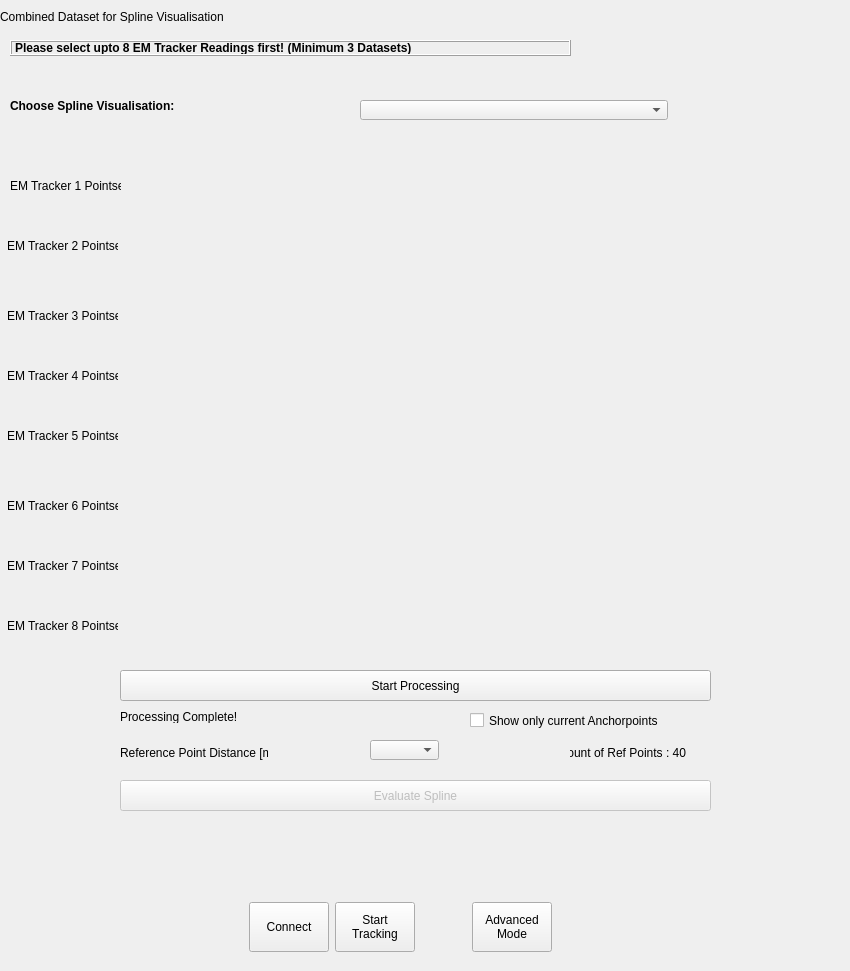
       <widget class="QWidget" name="Logging">
        <attribute name="title">
         <string>Combined Recordings Evaluation</string>
        </attribute>
        <widget class="QWidget" name="m_simpleWidget" native="true">
         <property name="geometry">
          <rect>
           <x>249</x>
           <y>892</y>
           <width>303</width>
           <height>70</height>
          </rect>
         </property>
         <layout class="QGridLayout" name="gridLayout_4">
          <item row="0" column="0">
           <layout class="QHBoxLayout" name="horizontalLayout_25">
            <item>
             <widget class="QPushButton" name="m_SpConnectSimpleMode">
              <property name="minimumSize">
               <size>
                <width>70</width>
                <height>50</height>
               </size>
              </property>
              <property name="text">
               <string>Connect</string>
              </property>
             </widget>
            </item>
            <item>
             <widget class="QPushButton" name="m_SpStartTrackingSimpleMode">
              <property name="minimumSize">
               <size>
                <width>70</width>
                <height>50</height>
               </size>
              </property>
              <property name="text">
               <string>Start
Tracking</string>
              </property>
             </widget>
            </item>
            <item>
             <spacer name="horizontalSpacer_21">
              <property name="orientation">
               <enum>Qt::Horizontal</enum>
              </property>
              <property name="sizeHint" stdset="0">
               <size>
                <width>40</width>
                <height>20</height>
               </size>
              </property>
             </spacer>
            </item>
            <item>
             <widget class="QPushButton" name="m_SpadvancedUI">
              <property name="minimumSize">
               <size>
                <width>70</width>
                <height>50</height>
               </size>
              </property>
              <property name="text">
               <string>Advanced
Mode</string>
              </property>
             </widget>
            </item>
           </layout>
          </item>
         </layout>
        </widget>
        <widget class="QLabel" name="label">
         <property name="geometry">
          <rect>
           <x>0</x>
           <y>10</y>
           <width>721</width>
           <height>13</height>
          </rect>
         </property>
         <property name="text">
          <string>Combined Dataset for Spline Visualisation  </string>
         </property>
        </widget>
        <widget class="QmitkSingleNodeSelectionWidget" name="EmtrackerPointSetWidget_1" native="true">
         <property name="geometry">
          <rect>
           <x>123</x>
           <y>160</y>
           <width>591</width>
           <height>51</height>
          </rect>
         </property>
         <property name="sizePolicy">
          <sizepolicy hsizetype="Preferred" vsizetype="Minimum">
           <horstretch>0</horstretch>
           <verstretch>0</verstretch>
          </sizepolicy>
         </property>
         <property name="minimumSize">
          <size>
           <width>0</width>
           <height>40</height>
          </size>
         </property>
        </widget>
        <widget class="QLabel" name="EMTrackerPointSetLabel_1">
         <property name="geometry">
          <rect>
           <x>10</x>
           <y>160</y>
           <width>111</width>
           <height>51</height>
          </rect>
         </property>
         <property name="text">
          <string>EM Tracker 1 Pointset</string>
         </property>
        </widget>
        <widget class="QmitkSingleNodeSelectionWidget" name="EmtrackerPointSetWidget_2" native="true">
         <property name="geometry">
          <rect>
           <x>120</x>
           <y>220</y>
           <width>591</width>
           <height>51</height>
          </rect>
         </property>
         <property name="sizePolicy">
          <sizepolicy hsizetype="Preferred" vsizetype="Minimum">
           <horstretch>0</horstretch>
           <verstretch>0</verstretch>
          </sizepolicy>
         </property>
         <property name="minimumSize">
          <size>
           <width>0</width>
           <height>40</height>
          </size>
         </property>
        </widget>
        <widget class="QLabel" name="EMTrackerPointSetLabel_2">
         <property name="geometry">
          <rect>
           <x>7</x>
           <y>220</y>
           <width>111</width>
           <height>51</height>
          </rect>
         </property>
         <property name="text">
          <string>EM Tracker 2 Pointset</string>
         </property>
        </widget>
        <widget class="QLabel" name="EMTrackerPointSetLabel_3">
         <property name="geometry">
          <rect>
           <x>7</x>
           <y>290</y>
           <width>111</width>
           <height>51</height>
          </rect>
         </property>
         <property name="text">
          <string>EM Tracker 3 Pointset</string>
         </property>
        </widget>
        <widget class="QmitkSingleNodeSelectionWidget" name="EmtrackerPointSetWidget_3" native="true">
         <property name="geometry">
          <rect>
           <x>120</x>
           <y>290</y>
           <width>591</width>
           <height>51</height>
          </rect>
         </property>
         <property name="sizePolicy">
          <sizepolicy hsizetype="Preferred" vsizetype="Minimum">
           <horstretch>0</horstretch>
           <verstretch>0</verstretch>
          </sizepolicy>
         </property>
         <property name="minimumSize">
          <size>
           <width>0</width>
           <height>40</height>
          </size>
         </property>
        </widget>
        <widget class="QmitkSingleNodeSelectionWidget" name="EmtrackerPointSetWidget_4" native="true">
         <property name="geometry">
          <rect>
           <x>120</x>
           <y>350</y>
           <width>591</width>
           <height>51</height>
          </rect>
         </property>
         <property name="sizePolicy">
          <sizepolicy hsizetype="Preferred" vsizetype="Minimum">
           <horstretch>0</horstretch>
           <verstretch>0</verstretch>
          </sizepolicy>
         </property>
         <property name="minimumSize">
          <size>
           <width>0</width>
           <height>40</height>
          </size>
         </property>
        </widget>
        <widget class="QLabel" name="EMTrackerPointSetLabel_4">
         <property name="geometry">
          <rect>
           <x>7</x>
           <y>350</y>
           <width>111</width>
           <height>51</height>
          </rect>
         </property>
         <property name="text">
          <string>EM Tracker 4 Pointset</string>
         </property>
        </widget>
        <widget class="QLabel" name="EMTrackerPointSetLabel_5">
         <property name="geometry">
          <rect>
           <x>7</x>
           <y>410</y>
           <width>111</width>
           <height>51</height>
          </rect>
         </property>
         <property name="text">
          <string>EM Tracker 5 Pointset</string>
         </property>
        </widget>
        <widget class="QmitkSingleNodeSelectionWidget" name="EmtrackerPointSetWidget_5" native="true">
         <property name="geometry">
          <rect>
           <x>120</x>
           <y>410</y>
           <width>591</width>
           <height>51</height>
          </rect>
         </property>
         <property name="sizePolicy">
          <sizepolicy hsizetype="Preferred" vsizetype="Minimum">
           <horstretch>0</horstretch>
           <verstretch>0</verstretch>
          </sizepolicy>
         </property>
         <property name="minimumSize">
          <size>
           <width>0</width>
           <height>40</height>
          </size>
         </property>
        </widget>
        <widget class="QLabel" name="EMTrackerPointSetLabel_6">
         <property name="geometry">
          <rect>
           <x>7</x>
           <y>480</y>
           <width>111</width>
           <height>51</height>
          </rect>
         </property>
         <property name="text">
          <string>EM Tracker 6 Pointset</string>
         </property>
        </widget>
        <widget class="QmitkSingleNodeSelectionWidget" name="EmtrackerPointSetWidget_6" native="true">
         <property name="geometry">
          <rect>
           <x>120</x>
           <y>480</y>
           <width>591</width>
           <height>51</height>
          </rect>
         </property>
         <property name="sizePolicy">
          <sizepolicy hsizetype="Preferred" vsizetype="Minimum">
           <horstretch>0</horstretch>
           <verstretch>0</verstretch>
          </sizepolicy>
         </property>
         <property name="minimumSize">
          <size>
           <width>0</width>
           <height>40</height>
          </size>
         </property>
        </widget>
        <widget class="QLabel" name="EMTrackerPointSetLabel_7">
         <property name="geometry">
          <rect>
           <x>7</x>
           <y>540</y>
           <width>111</width>
           <height>51</height>
          </rect>
         </property>
         <property name="text">
          <string>EM Tracker 7 Pointset</string>
         </property>
        </widget>
        <widget class="QmitkSingleNodeSelectionWidget" name="EmtrackerPointSetWidget_7" native="true">
         <property name="geometry">
          <rect>
           <x>120</x>
           <y>540</y>
           <width>591</width>
           <height>51</height>
          </rect>
         </property>
         <property name="sizePolicy">
          <sizepolicy hsizetype="Preferred" vsizetype="Minimum">
           <horstretch>0</horstretch>
           <verstretch>0</verstretch>
          </sizepolicy>
         </property>
         <property name="minimumSize">
          <size>
           <width>0</width>
           <height>40</height>
          </size>
         </property>
        </widget>
        <widget class="QLabel" name="EMTrackerPointSetLabel_8">
         <property name="geometry">
          <rect>
           <x>7</x>
           <y>600</y>
           <width>111</width>
           <height>51</height>
          </rect>
         </property>
         <property name="text">
          <string>EM Tracker 8 Pointset</string>
         </property>
        </widget>
        <widget class="QmitkSingleNodeSelectionWidget" name="EmtrackerPointSetWidget_8" native="true">
         <property name="geometry">
          <rect>
           <x>120</x>
           <y>600</y>
           <width>591</width>
           <height>51</height>
          </rect>
         </property>
         <property name="sizePolicy">
          <sizepolicy hsizetype="Preferred" vsizetype="Minimum">
           <horstretch>0</horstretch>
           <verstretch>0</verstretch>
          </sizepolicy>
         </property>
         <property name="minimumSize">
          <size>
           <width>0</width>
           <height>40</height>
          </size>
         </property>
        </widget>
        <widget class="QPushButton" name="startProcessing">
         <property name="geometry">
          <rect>
           <x>120</x>
           <y>670</y>
           <width>591</width>
           <height>31</height>
          </rect>
         </property>
         <property name="text">
          <string>Start Processing</string>
         </property>
        </widget>
        <widget class="QLabel" name="CombinedSensorReadingsWarning">
         <property name="geometry">
          <rect>
           <x>10</x>
           <y>40</y>
           <width>561</width>
           <height>16</height>
          </rect>
         </property>
         <property name="font">
          <font>
           <weight>75</weight>
           <bold>true</bold>
          </font>
         </property>
         <property name="frameShape">
          <enum>QFrame::Box</enum>
         </property>
         <property name="frameShadow">
          <enum>QFrame::Raised</enum>
         </property>
         <property name="text">
          <string>Please select upto 8 EM Tracker Readings first! (Minimum 3 Datasets)</string>
         </property>
        </widget>
        <widget class="QLabel" name="ProcessLabel">
         <property name="geometry">
          <rect>
           <x>120</x>
           <y>710</y>
           <width>721</width>
           <height>13</height>
          </rect>
         </property>
         <property name="text">
          <string>Processing Complete!</string>
         </property>
        </widget>
        <widget class="QLabel" name="SplineVisConfigIGTLabel_2">
         <property name="geometry">
          <rect>
           <x>10</x>
           <y>90</y>
           <width>201</width>
           <height>31</height>
          </rect>
         </property>
         <property name="font">
          <font>
           <weight>75</weight>
           <bold>true</bold>
          </font>
         </property>
         <property name="text">
          <string>Choose Spline Visualisation: </string>
         </property>
        </widget>
        <widget class="QComboBox" name="m_CombinedTrackingPointerSelectionBox">
         <property name="geometry">
          <rect>
           <x>360</x>
           <y>100</y>
           <width>308</width>
           <height>20</height>
          </rect>
         </property>
        </widget>
        <widget class="QPushButton" name="m_CombinedEvaluateButton">
         <property name="enabled">
          <bool>false</bool>
         </property>
         <property name="geometry">
          <rect>
           <x>120</x>
           <y>780</y>
           <width>591</width>
           <height>31</height>
          </rect>
         </property>
         <property name="text">
          <string>Evaluate Spline</string>
         </property>
        </widget>
        <widget class="QCheckBox" name="m_selectedAnchorpointscheckBox">
         <property name="geometry">
          <rect>
           <x>470</x>
           <y>710</y>
           <width>231</width>
           <height>21</height>
          </rect>
         </property>
         <property name="text">
          <string>Show only current Anchorpoints</string>
         </property>
        </widget>
        <widget class="QLabel" name="NumberOfReferencePointsLabelRT_Comb">
         <property name="geometry">
          <rect>
           <x>570</x>
           <y>730</y>
           <width>116</width>
           <height>45</height>
          </rect>
         </property>
         <property name="text">
          <string>Count of Ref Points : 40</string>
         </property>
         <property name="alignment">
          <set>Qt::AlignRight|Qt::AlignTrailing|Qt::AlignVCenter</set>
         </property>
        </widget>
        <widget class="QLabel" name="RefPointslabel">
         <property name="geometry">
          <rect>
           <x>120</x>
           <y>730</y>
           <width>148</width>
           <height>45</height>
          </rect>
         </property>
         <property name="text">
          <string>Reference Point Distance [mm]</string>
         </property>
        </widget>
        <widget class="QComboBox" name="m_PSRTReferenceSplineComboBox_Combined">
         <property name="geometry">
          <rect>
           <x>370</x>
           <y>740</y>
           <width>69</width>
           <height>20</height>
          </rect>
         </property>
        </widget>
       </widget>
